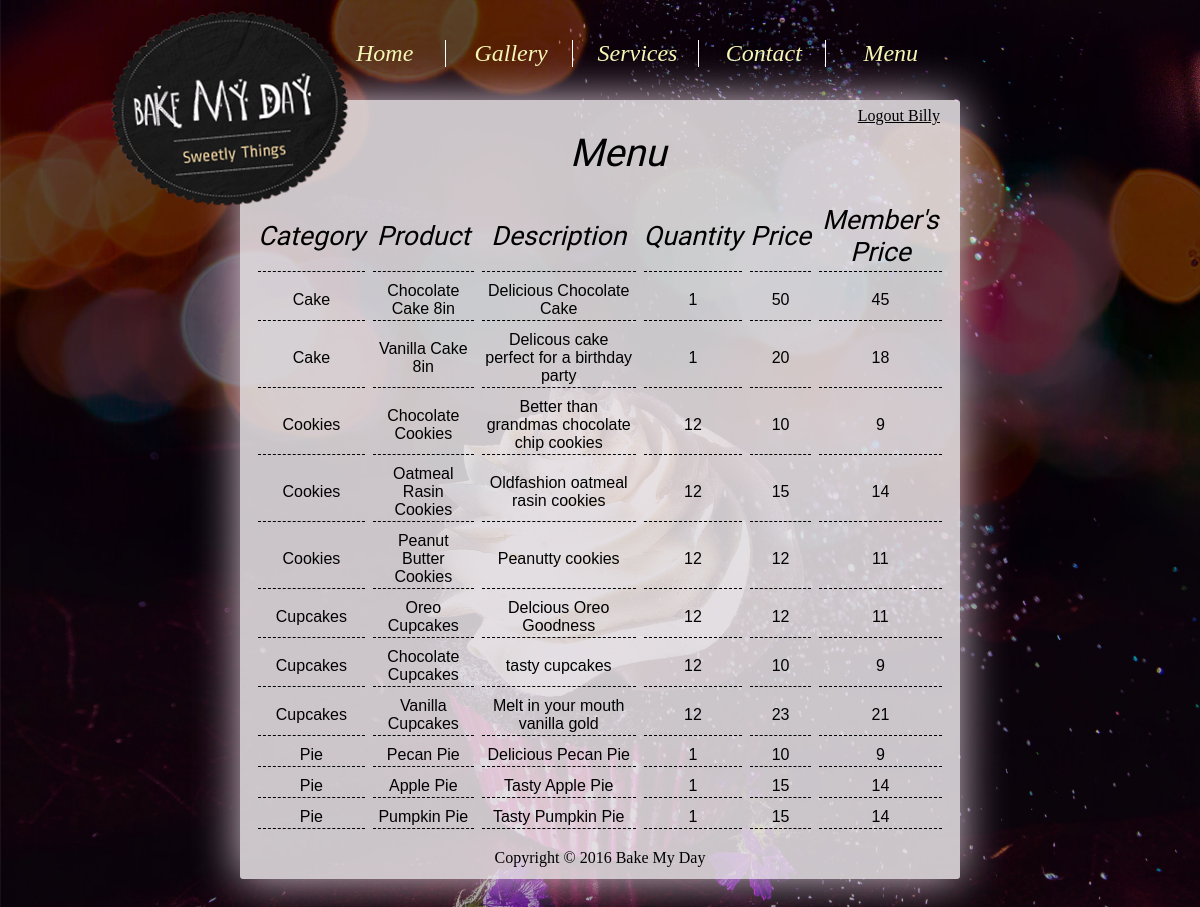
The app's page /index.php?action=buyHappiness (signed in) with its own data.
### tables this page shows
CREATE TABLE `products` (
  `product_name` varchar(255) NOT NULL,
  `description` longtext,
  `price` int(11) DEFAULT '0',
  `product_id` varchar(255) NOT NULL DEFAULT '',
  `category` varchar(50) NOT NULL,
  `quantity` int(10) NOT NULL,
  `servings` int(10) NOT NULL,
  `member_price` int(4) NOT NULL,
  PRIMARY KEY (`product_id`)
);

### view/buyHappinessMember.php (the view, shortened to what this page needs)
<h2 class="menu">Menu</h2>
<?php
$result = mysql_query("SELECT * FROM products ORDER BY category");
?>
<br>
<table id="memberTable">
	<tr>
		<th class="hide">Category</th>
		<th>Product</th>
		<th>Description</th>
		<th class="memberHide">Quantity</th>
		<th class="hide">Price</th>
		<th>Member's Price</th>
	</tr>
<?php
  while($row=mysql_fetch_array($result)){
    $product_name = $row['product_name'];
    $description = $row['description'];
    $quantity = $row['quantity'];
    $price = $row['price'];
    $type = $row['category'];
?>
	<tr>
		<td class="hide"><?php echo $type; ?></td>
		<td><?php echo $product_name; ?></td>
		<td><?php echo $description; ?></td>
		<td class="memberHide"><?php echo $quantity; ?></td>
		<td class="hide"><?php echo $price; ?></td>
		<td><?php echo round($price*.9) ?></td>
	</tr>
<?php } ?>
</table>

### css/style.css (style rules this page uses)
* { margin: 0; padding: 0; box-sizing: border-box; }
body { margin: 0; padding: 0; background-image: url("../img/NBG.jpg"); background-repeat: no-repeat; background-size: cover; }
#wrapper h2 { text-align: center; }
table { margin: 15px auto; }
#memberTable { margin: 0 auto; padding:0 10px; border-spacing: 8px; }
#memberTable td { font: 12pt Helvetica, Arial, sans-serif;; text-align: center; padding: 2px; color: black; border-bottom: .5px dashed black; }
#memberTable th { color: black; font: italic 100 20pt 'Courgette', cursive; padding: 3px 0; border-bottom: .5px dashed black; }
.menu { padding-left: 5%; padding-top: 30px; font: italic 300 240% 'Courgette', cursive; color: black; }

### css/medium.css (style rules this page uses)
* { margin: 0; padding: 0; box-sizing: border-box; }
body { margin: 0; padding: 0; background-image: url("../img/NBG.jpg"); background-repeat: no-repeat; background-size: cover; }
#wrapper h2 { text-align: center; }
.hide { display: none; }
table { margin: 15px auto; }
#memberTable { margin: 0 auto; padding:0 10px; border-spacing: 8px; }
#memberTable td { font-size: 12pt; text-align: center; padding: 2px; color: black; border-bottom: .5px dashed black; }
#memberTable th { color: black; padding: 3px 0; font-weight: 500; font-style: italic; font-size: 18pt; border-bottom: .5px dashed black; }
.menu { padding-left: 7%; padding-top: 30px; font-style: italic; font-weight: 300; font-size: 240%; color: black; }

### css/small.css (style rules this page uses)
* { margin: 0; padding: 0; box-sizing: border-box; }
body { margin: 0; padding: 0; background-image: url("../img/NBG.jpg"); background-repeat: no-repeat; background-size: cover; }
#wrapper h2 { text-align: center; }
.hide { display: none; }
.memberHide { display: none; }
table { margin: 15px auto; }
#memberTable { margin: 0 auto; padding:0 10px; border-spacing: 8px; }
#memberTable td { font-size: 12pt; text-align: center; padding: 2px; color: black; border-bottom: .5px dashed black; }
#memberTable th { color: black; padding: 3px 0; font-weight: 500; font-style: italic; font-size: 18pt; border-bottom: .5px dashed black; }
.menu { padding-left: 7%; padding-top: 30px; font-style: italic; font-weight: 300; font-size: 240%; color: black; }

### css/mobile.css (style rules this page uses)
* { margin: 0; padding: 0; box-sizing: border-box; }
body { margin: 0; padding: 0; background-image: url("../img/NBG.jpg"); background-repeat: no-repeat; background-size: cover; }
#wrapper h2 { text-align: center; }
.hide, .adminHide, .adminhide, .memberHide { display: none; }
table { margin: 15px auto; }
#memberTable { margin: 0 auto; padding:0 5px; border-spacing: 8px; }
#memberTable td { font-size: 12pt; text-align: center; padding: 2px; color: black; border-bottom: .5px dashed black; }
#memberTable th { color: black; padding: 3px 0; font-weight: 500; font-style: italic; font-size: 12pt; border-bottom: .5px dashed black; }
.menu { padding-left: 7%; padding-top: 30px; font-style: italic; font-weight: 300; font-size: 240%; color: black; }

### records on screen
products: category "Cake", product_name "Chocolate Cake 8in", description "Delicious Chocolate Cake", quantity "1", price "50", price "45"
products: category "Cake", product_name "Vanilla Cake 8in", description "Delicous cake perfect for a birthday party", quantity "1", price "20", price "18"
products: category "Cookies", product_name "Chocolate Cookies", description "Better than grandmas chocolate chip cookies", quantity "12", price "10", price "9"
products: category "Cookies", product_name "Oatmeal Rasin Cookies", description "Oldfashion oatmeal rasin cookies", quantity "12", price "15", price "14"
products: category "Cookies", product_name "Peanut Butter Cookies", description "Peanutty cookies", quantity "12", price "12", price "11"
products: category "Cupcakes", product_name "Oreo Cupcakes", description "Delcious Oreo Goodness", quantity "12", price "12", price "11"
products: category "Cupcakes", product_name "Chocolate Cupcakes", description "tasty cupcakes", quantity "12", price "10", price "9"
products: category "Cupcakes", product_name "Vanilla Cupcakes", description "Melt in your mouth vanilla gold", quantity "12", price "23", price "21"
products: category "Pie", product_name "Pecan Pie", description "Delicious Pecan Pie", quantity "1", price "10", price "9"
products: category "Pie", product_name "Apple Pie", description "Tasty Apple Pie", quantity "1", price "15", price "14"
products: category "Pie", product_name "Pumpkin Pie", description "Tasty Pumpkin Pie", quantity "1", price "15", price "14"

### other values on screen
$_SESSION["f_name"] "Billy"
